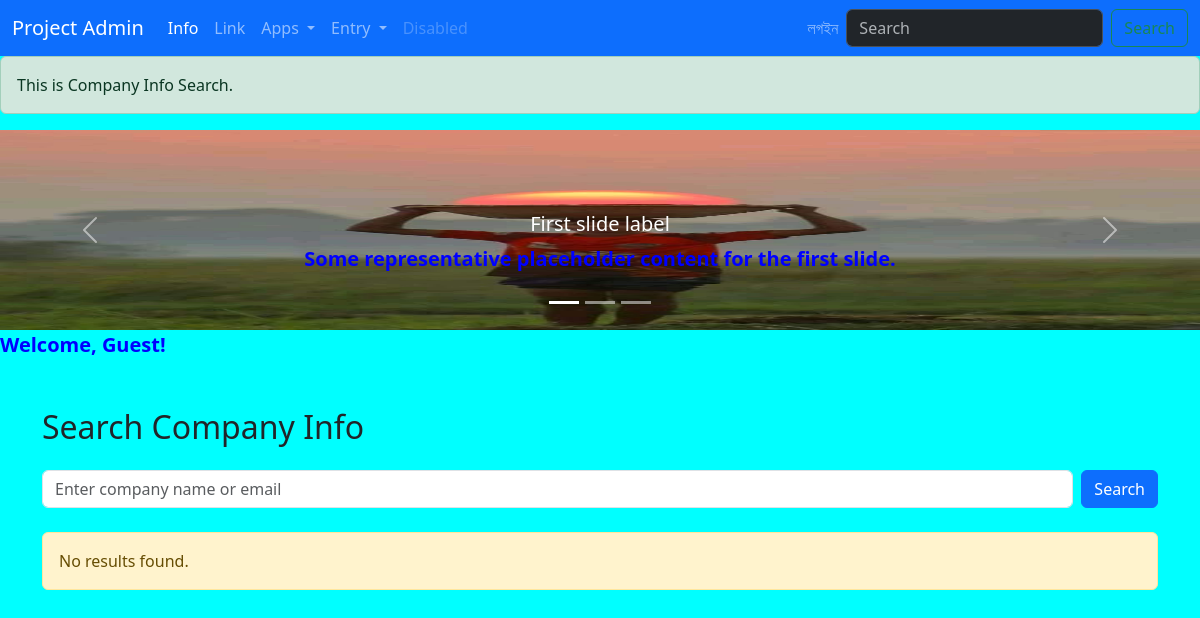
Before: /pa/search-company/ with the older database file.
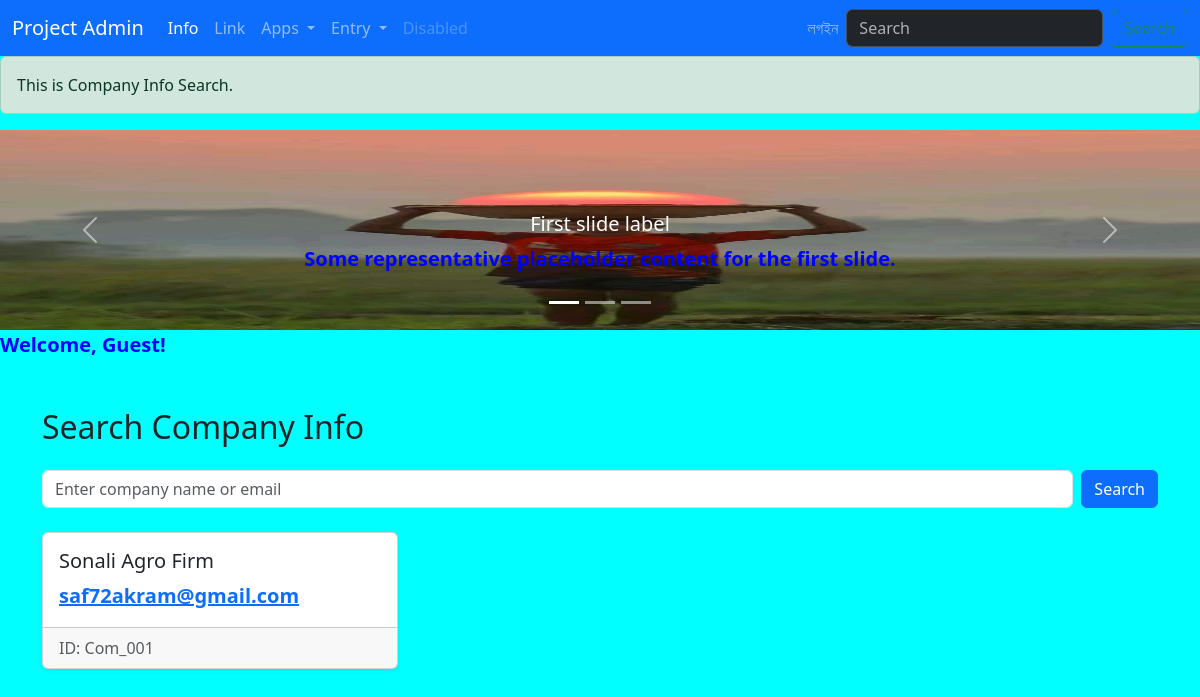
After: the same page with the newer database file.
### ProjectAdmin/models.py (models this page shows, shortened)
class Company(models.Model):
    com_id = models.CharField(max_length=20,primary_key=True)
    company_name = models.CharField(max_length=100, unique=True)
    company_email = models.EmailField(max_length=100, unique=True)
    is_active = models.BooleanField(default=True)  # 👈 Add this

### ProjectAdmin/views.py (the view)
# urls.py: path('search-company/', views.search_company, name='search_company'),
def search_company(request):
    company = Company.objects.all()
    query = request.GET.get('q','')
    if query:
            company = company.filter(
                Q(company_name__icontains = query) |
                Q(company_email__icontains = query)
            )
    context = {
                'company' : company,
                'query' : query
            }
    return render(request,'padmin/search_company.html', context)

### templates/padmin/search_company.html (shortened to what this page needs)
{% extends 'padmin/base1.html' %}
{% block alert %}This is  Company Info Search.  {% endblock alert  %}
{% block content %}
<div class="container mt-5">
    <h2 class="mb-4">Search Company Info</h2>
    <form method="get" class="d-flex mb-4" role="search">
        <input
            class="form-control me-2"
            type="search"
            name="q"
            placeholder="Enter company name or email"
            aria-label="Search"
            value="{{ query }}"
        />
        <button class="btn btn-primary" type="submit">Search</button>
    </form>
    {% if company %}
        <div class="row row-cols-1 row-cols-md-3 g-4">
            {% for c in company %}
                <div class="col">
                    <div class="card h-100 shadow-sm">
                        <div class="card-body">
                            <h5 class="card-title">{{ c.company_name }}</h5>
                            <p class="card-text">
                                <a href="mailto:{{ c.company_email }}">{{ c.company_email }}</a>
                            </p>
                        </div>
                        <div class="card-footer text-muted">
                            ID: {{ c.com_id }}
                        </div>
                    </div>
                </div>
            {% endfor %}
        </div>
    {% else %}
        <div class="alert alert-warning" role="alert">
            No results found.
        </div>
    {% endif %}
</div>
{% endblock content %}

Changed rows visible on the page:
added Company: company_name "Sonali Agro Firm", company_email "saf72akram@gmail.com", com_id "Com_001"
Other visible differences:
text no longer shown: "No results found."
